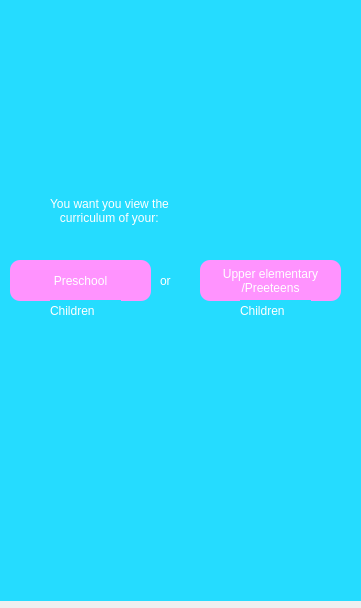
<?xml version="1.0" encoding="UTF-8"?>
<ui version="4.0">
 <class>Dialog</class>
 <widget class="QDialog" name="Dialog">
  <property name="geometry">
   <rect>
    <x>0</x>
    <y>0</y>
    <width>361</width>
    <height>608</height>
   </rect>
  </property>
  <property name="windowTitle">
   <string>Dialog</string>
  </property>
  <widget class="QWidget" name="widget" native="true">
   <property name="geometry">
    <rect>
     <x>0</x>
     <y>0</y>
     <width>361</width>
     <height>601</height>
    </rect>
   </property>
   <property name="styleSheet">
    <string notr="true">background-color: #25dcff;
</string>
   </property>
   <widget class="QLabel" name="label_2">
    <property name="geometry">
     <rect>
      <x>50</x>
      <y>170</y>
      <width>281</width>
      <height>81</height>
     </rect>
    </property>
    <property name="styleSheet">
     <string notr="true">color: white;
font: 18pt &quot;MS Shell Dlg 2&quot;;</string>
    </property>
    <property name="text">
     <string>You want you view the 
   curriculum of your:</string>
    </property>
   </widget>
   <widget class="QPushButton" name="lower_class">
    <property name="geometry">
     <rect>
      <x>10</x>
      <y>260</y>
      <width>141</width>
      <height>41</height>
     </rect>
    </property>
    <property name="styleSheet">
     <string notr="true">color: white;
background-color: rgb(255, 147, 254);
border-radius: 10px;
font: 16pt &quot;MS Shell Dlg 2&quot;;</string>
    </property>
    <property name="text">
     <string>Preschool</string>
    </property>
   </widget>
   <widget class="QLabel" name="label_3">
    <property name="geometry">
     <rect>
      <x>50</x>
      <y>300</y>
      <width>71</width>
      <height>21</height>
     </rect>
    </property>
    <property name="styleSheet">
     <string notr="true">color: white;
font: 12pt &quot;MS Shell Dlg 2&quot;;</string>
    </property>
    <property name="text">
     <string>Children</string>
    </property>
   </widget>
   <widget class="QLabel" name="label_5">
    <property name="geometry">
     <rect>
      <x>160</x>
      <y>270</y>
      <width>71</width>
      <height>21</height>
     </rect>
    </property>
    <property name="styleSheet">
     <string notr="true">color: white;
font: 12pt &quot;MS Shell Dlg 2&quot;;</string>
    </property>
    <property name="text">
     <string>or</string>
    </property>
   </widget>
   <widget class="QPushButton" name="upper_class">
    <property name="geometry">
     <rect>
      <x>200</x>
      <y>260</y>
      <width>141</width>
      <height>41</height>
     </rect>
    </property>
    <property name="styleSheet">
     <string notr="true">color: white;
background-color: rgb(255, 147, 254);
border-radius: 10px;
font: 12pt &quot;MS Shell Dlg 2&quot;;</string>
    </property>
    <property name="text">
     <string>Upper elementary
/Preeteens</string>
    </property>
   </widget>
   <widget class="QLabel" name="label_6">
    <property name="geometry">
     <rect>
      <x>240</x>
      <y>300</y>
      <width>71</width>
      <height>21</height>
     </rect>
    </property>
    <property name="styleSheet">
     <string notr="true">color: white;
font: 12pt &quot;MS Shell Dlg 2&quot;;</string>
    </property>
    <property name="text">
     <string>Children</string>
    </property>
   </widget>
  </widget>
 </widget>
 <resources/>
 <connections/>
</ui>
